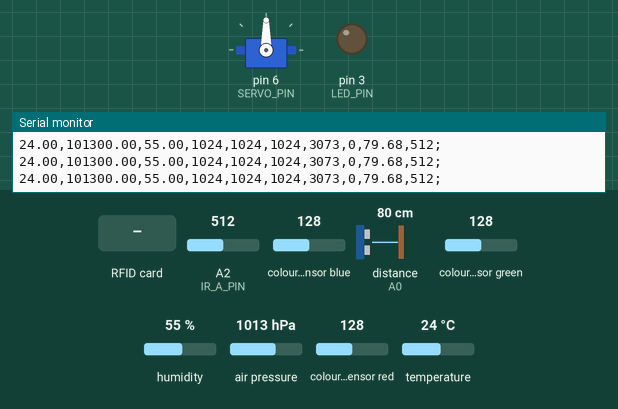
A sketch run on a simulated Arduino Uno, built with avr-gcc and run on an emulated ATmega328P. On the bench: servo, output pins drawn as LEDs (lit = HIGH), the last lines printed to the serial monitor. Wiring (inferred from the names in the program): ultrasonic range finder: trigger A1; echo A0; IR receiver: data A3. The inputs (shaded band) are chosen by the test bench; at power-on: distance to the obstacle (sensor on A0) 80 cm, A2 (IR_A_PIN) = 512, colour sensor blue 128, colour sensor green 128, humidity 55 %, air pressure 1013 hPa, colour sensor red 128, temperature 24 °C. The echo pulse lasts 58.3 µs per cm; pins used as bus, display or sensor lines are not drawn.

Above: at 1.2 s.
1.3 s: RFID card 5E 7A 19 C4 held to the reader
At 1.5 s:
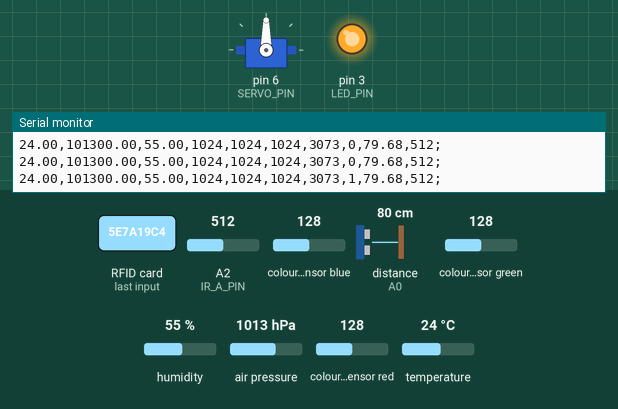
3.0 s: distance to the obstacle (sensor on A0) set to 60 cm
6.0 s: distance to the obstacle (sensor on A0) set to 2 cm
Timing chart, 0 to 9.0 s (numbered marks = the images above; inputs shaded):
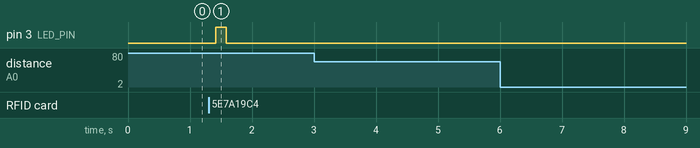

Measured:
- after the input at 1.3 s, pin 3 (LED_PIN): LOW → HIGH after 0.12 s, → LOW 0.16 s later

The sketch:

kettle-controller.ino
```cpp
#include <Wire.h>
#include <SPI.h>
#include <MFRC522.h>
#include <Adafruit_BME280.h>
#include <Adafruit_TCS34725.h>
#include <Servo.h>

#define SS_PIN 10
#define RST_PIN 9

#define LED_PIN 3

#define PING_TRIG_PIN A1
#define PING_ECHO_PIN A0

#define IR_D_PIN A3
#define IR_A_PIN A2

#define SERVO_PIN 6

MFRC522 rfid_sens(SS_PIN, RST_PIN);
Adafruit_BME280 TPH_sens;
float temp_c, pressure_pa, humidity_percent;
Adafruit_TCS34725 RGB_sens;

Servo boil_switch;

uint16_t red, green, blue, clear_light;

float ping_dist_cm;
uint16_t ir_proximity;

uint32_t count;

bool card_present;

bool is_card_present(MFRC522 tag)
{
  bool test = tag.PICC_IsNewCardPresent();
  test = (tag.PICC_IsNewCardPresent() || test);
  return test;
}

float ping_get_distance_cm()
{
  long echo_time;
  float distance_cm;
  digitalWrite(PING_TRIG_PIN, LOW);
  delayMicroseconds(2);
  digitalWrite(PING_TRIG_PIN, HIGH);
  delayMicroseconds(10);
  digitalWrite(PING_TRIG_PIN, LOW);

  echo_time = pulseIn(PING_ECHO_PIN, HIGH, 10000);
  distance_cm = (echo_time * 0.0343) / 2.0;
  return distance_cm;
}

uint16_t ir_get_proximity()
{
  if (digitalRead(IR_D_PIN) == HIGH)
  {
    return analogRead(IR_A_PIN);
  }
  else
  {
    return 0;
  }
}

void flick_boil_switch(Servo boil_servo)
{
  int pos;
  for (pos = 90; pos >= 30; pos -= 1) { // goes from 180 degrees to 0 degrees
    boil_servo.write(pos);              // tell servo to go to position in variable 'pos'
    delay(15);                       // waits 15ms for the servo to reach the position
  }

  for (pos = 30; pos <= 90; pos += 1) { // goes from 0 degrees to 180 degrees
    // in steps of 1 degree
    boil_servo.write(pos);              // tell servo to go to position in variable 'pos'
    delay(15);                       // waits 15ms for the servo to reach the position
  }
}

void setup() {
  unsigned int TBH_status, RGB_status;
  Serial.begin(9600);
  Serial.println("Booting..");
  pinMode(LED_PIN, OUTPUT);

  SPI.begin();
  rfid_sens.PCD_Init();
  delay(10);

  TBH_status = TPH_sens.begin();
  RGB_status = RGB_sens.begin();

  pinMode(PING_TRIG_PIN, OUTPUT);
  pinMode(PING_ECHO_PIN, INPUT);

  boil_switch.attach(SERVO_PIN);
}

void loop() {
  temp_c = TPH_sens.readTemperature();
  pressure_pa = TPH_sens.readPressure();
  humidity_percent = TPH_sens.readHumidity();

  RGB_sens.getRawData(&red, &green, &blue, &clear_light);

  if (is_card_present(rfid_sens))
  {
    card_present = true;
    //Serial.println("Card present..");
    digitalWrite(LED_PIN, HIGH);
  }
  else
  {
    card_present = false;
    digitalWrite(LED_PIN, LOW);
  }

  ping_dist_cm = ping_get_distance_cm();
  ir_proximity = ir_get_proximity();

  //Serial.print(count);
  //Serial.print(" - ");
  Serial.print(temp_c);
  Serial.print(",");
  Serial.print(pressure_pa);
  Serial.print(",");
  Serial.print(humidity_percent);
  //Serial.print(", R: ");
  Serial.print(",");
  Serial.print(red);
  //Serial.print(", G: ");
  Serial.print(",");
  Serial.print(green);
  //Serial.print(", B: ");
  Serial.print(",");
  Serial.print(blue);
  Serial.print(",");
  //Serial.print(", C: ");
  Serial.print(clear_light);
  //Serial.print(", RFID: ");
  Serial.print(",");
  Serial.print(card_present);
  //Serial.print(", PING: ");
  Serial.print(",");
  Serial.print(ping_dist_cm);
  //Serial.print(", IR: ");
  Serial.print(",");
  Serial.print(ir_proximity);
  Serial.println(";");

  if (Serial.available() > 0)
  {
    byte cmd = Serial.read();
    if (cmd == 'B')
    {
      flick_boil_switch(boil_switch);
    }
  }

  count++;
  delay(50);
}
```
